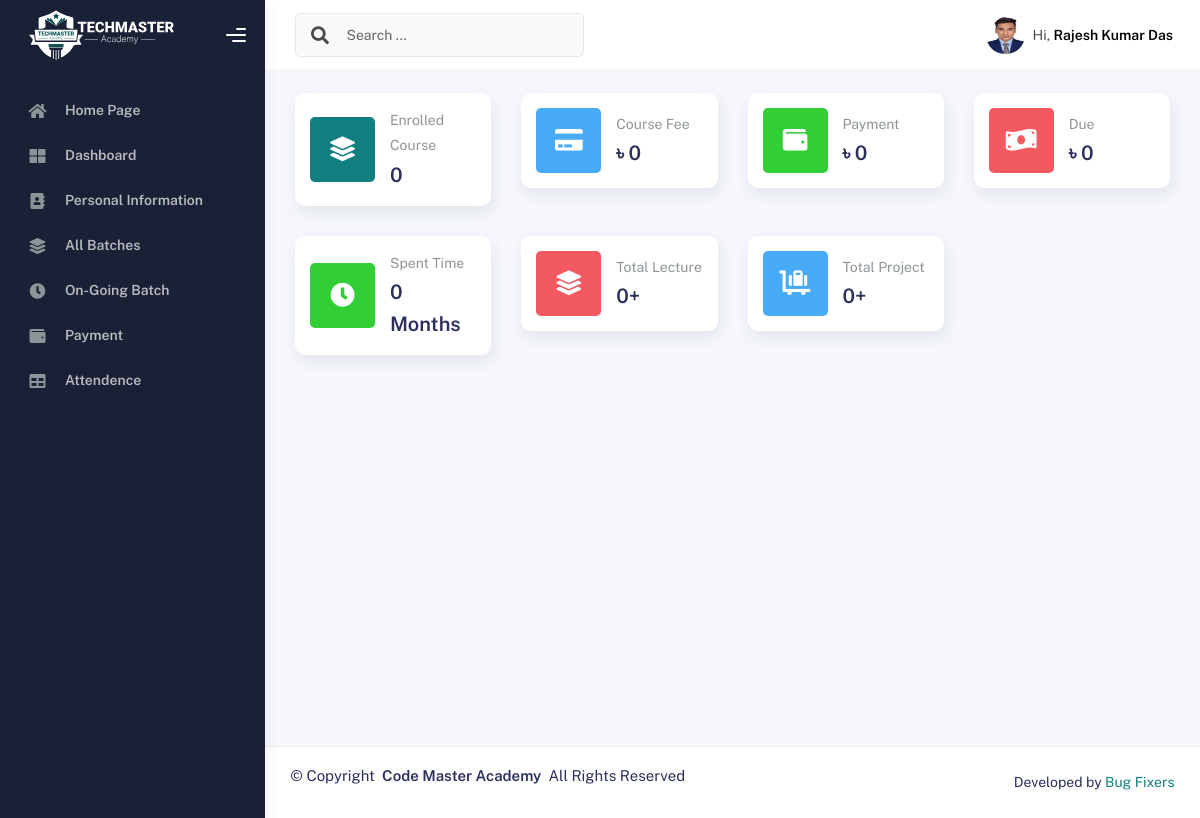
The app's page /dashboard/ (signed in) with its own data.
### myApp/models.py (models this page shows, shortened)
class CustomUserModel(AbstractUser):
    USERTYPE=[
        ('Authority','Authority'),
        ('Student','Student'),
        ('Teacher','Teacher'),
        ('Staff','Staff'),
    ]
    UserType=models.CharField(choices=USERTYPE,max_length=100, null=True)

class StudentModel(models.Model):
    Imsuser=models.OneToOneField(CustomUserModel,on_delete=models.CASCADE,related_name='studentinfo',null=True)
    StudentID=models.CharField(max_length=100,null=True)
    StudentName=models.CharField(max_length=100,null=True)
    StudentPhoto=models.ImageField(upload_to='studentPhoto',null=True)
    AdmissionDate=models.DateField(auto_now_add=True,null=True)
    EducationalQualification=models.CharField(max_length=100,null=True)
    LinkedInLink =models.CharField(max_length=150,null=True)
    GithubLink =models.CharField(max_length=150,null=True)
    FacebookLink =models.CharField(max_length=150,null=True)

### myApp/views.py (the view)
# urls.py: path('dashboard/',dashboard,name="dashboard"),
@login_required
def dashboard(request):
    coursedata = CourseInfoModel.objects.all()
    categorydata = CourseCategoryModel.objects.all()
    studentdata = StudentModel.objects.all()
    batchdata = BatchInfoModel.objects.all()
    teacherdata = TeacherModel.objects.all()
    admittedcourse = AdmittedCourseModel.objects.all()
    totalenrolledstudent = admittedcourse.count()
    totalteacher = teacherdata.count()
    totalbatch = batchdata.count()
    totalcourse = coursedata.count()
    combined_data = []
    for data in batchdata:
        enrolledstudent = AdmittedCourseModel.objects.filter(LearningBatch=data).count()
        combined_data.append({
            'batchdata': data,
            'enrolledstudent': enrolledstudent,
        })
    current_user = request.user
    coursefee=0
    payment=0
    studentcoursedata=AdmittedCourseModel.objects.filter(Courseuser=current_user)
    for batch in studentcoursedata:
        coursefee += int(batch.CourseFee)
        payment += int(batch.Payment)
    due = int(coursefee) - int(payment)
    spenttime = 0
    lecture = 0
    project = 0
    for batch in studentcoursedata:
        course = get_object_or_404(CourseInfoModel,CourseName =batch.LearningBatch.CourseName)
        spenttime += int(course.CourseDuration)
        lecture += int(course.Lecture)
        project += int(course.TotalProject)
    context = {
        'teacherdata':teacherdata,
        'coursedata':coursedata,
        'categorydata':categorydata,
        'studentdata':studentdata,
        'totalenrolledstudent':totalenrolledstudent,
        'totalteacher':totalteacher,
        'totalbatch':totalbatch,
        'totalcourse':totalcourse,
        'combined_data':combined_data,
        'studentcoursedata':studentcoursedata,
        'coursefee':coursefee,
        'payment':payment,
        'due':due,
        'spenttime':spenttime,
        'lecture':lecture,
        'project':project,
    }
    return render(request,'common/dashboard.html',context)

### Template/common/dashboard.html (shortened to what this page needs)
{% extends 'profilemaster/master.html' %}
{% block content %}
{% if user.UserType == 'Student' %}
<div class="row">
  <div class="col-sm-6 col-md-3">
    <div class="card card-stats card-round">
      <div class="card-body">
        <div class="row align-items-center">
          <div class="col-icon">
            <div class="icon-big text-center icon-primary bubble-shadow-small">
              <i class="fas fa-layer-group"></i>
            </div>
          </div>
          <div class="col col-stats ms-3 ms-sm-0">
            <div class="numbers">
              <p class="card-category">Enrolled Course</p>
              <h4 class="card-title">{{studentcoursedata|length}}</h4>
            </div>
          </div>
        </div>
      </div>
    </div>
  </div>
  <div class="col-sm-6 col-md-3">
    <div class="card card-stats card-round">
      <div class="card-body">
        <div class="row align-items-center">
          <div class="col-icon">
            <div class="icon-big text-center icon-info bubble-shadow-small">
              <i class="fas fa-credit-card"></i>
            </div>
          </div>
          <div class="col col-stats ms-3 ms-sm-0">
            <div class="numbers">
              <p class="card-category">Course Fee</p>
              <h4 class="card-title">৳ {{coursefee}}</h4>
            </div>
          </div>
        </div>
      </div>
    </div>
  </div>
  <div class="col-sm-6 col-md-3">
    <div class="card card-stats card-round">
      <div class="card-body">
        <div class="row align-items-center">
          <div class="col-icon">
            <div class="icon-big text-center icon-success bubble-shadow-small">
              <i class="fas fa-wallet"></i>
            </div>
          </div>
          <div class="col col-stats ms-3 ms-sm-0">
            <div class="numbers">
              <p class="card-category">Payment</p>
              <h4 class="card-title">৳ {{payment}}</h4>
            </div>
          </div>
        </div>
      </div>
    </div>
  </div>
  <div class="col-sm-6 col-md-3">
      <div class="card card-stats card-round">
        <div class="card-body">
          <div class="row align-items-center">
            <div class="col-icon">
              <div class="icon-big text-center icon-danger bubble-shadow-small">
                  <i class="fas fa-money-bill-wave"></i>
              </div>
            </div>
            <div class="col col-stats ms-3 ms-sm-0">
              <div class="numbers">
                <p class="card-category">Due</p>
                <h4 class="card-title">৳ {{due}}</h4>
              </div>
            </div>
          </div>
        </div>
      </div>
    </div>
</div>
<div class="row">
  <div class="col-sm-6 col-md-3">
      <div class="card card-stats card-round">
          <div class="card-body">
              <div class="row align-items-center">
                  <div class="col-icon">
                      <div class="icon-big text-center icon-success bubble-shadow-small">
                          <i class="fas fa-clock"></i>
                      </div>
                  </div>
                  <div class="col col-stats ms-3 ms-sm-0">
                      <div class="numbers">
                          <p class="card-category">Spent Time</p>
                          <h4 class="card-title">{{spenttime}} Months</h4>
                      </div>
                  </div>
              </div>
          </div>
      </div>
  </div>
  <div class="col-sm-6 col-md-3">
      <div class="card card-stats card-round">
          <div class="card-body">
              <div class="row align-items-center">
                  <div class="col-icon">
                      <div class="icon-big text-center icon-danger bubble-shadow-small">
                          <i class="fas fa-layer-group"></i>
                      </div>
                  </div>
                  <div class="col col-stats ms-3 ms-sm-0">
                      <div class="numbers">
                          <p class="card-category">Total Lecture</p>
                          <h4 class="card-title">{{lecture}}+</h4>
                      </div>
                  </div>
              </div>
          </div>
      </div>
  </div>
  <div class="col-sm-6 col-md-3">
      <div class="card card-stats card-round">
        <div class="card-body">
          <div class="row align-items-center">
            <div class="col-icon">
              <div class="icon-big text-center icon-info bubble-shadow-small">
                <i class="fas fa-luggage-cart"></i>
              </div>
            </div>
            <div class="col col-stats ms-3 ms-sm-0">
              <div class="numbers">
                <p class="card-category">Total Project</p>
                <h4 class="card-title">{{project}}+</h4>
              </div>
            </div>
          </div>
        </div>
      </div>
    </div>
</div>
{% endif %}
{% endblock content %}

### Template/profilemaster/header.html (shortened to what this page needs)
{% load static %}
<div class="main-header">
  <nav class="navbar navbar-header navbar-header-transparent navbar-expand-lg border-bottom">
    <div class="container-fluid">
      <nav class="navbar navbar-header-left navbar-expand-lg navbar-form nav-search p-0 d-none d-lg-flex">
        <div class="input-group">
          <div class="input-group-prepend">
            <button type="submit" class="btn btn-search pe-1">
              <i class="fa fa-search search-icon"></i>
            </button>
          </div>
          <input type="text" placeholder="Search ..." class="form-control" />
        </div>
      </nav>
      <ul class="navbar-nav topbar-nav ms-md-auto align-items-center">
        <li class="nav-item topbar-user dropdown hidden-caret">
          <a class="dropdown-toggle profile-pic" data-bs-toggle="dropdown" href="#" aria-expanded="false">
            {% if user.UserType == 'Authority' %}
            <div class="avatar-sm">
              <img src="{% static 'profileassets/img/kaiadmin/authoritylogo.png' %}" alt="..." class="avatar-img rounded-circle" />
            </div>
            <span class="profile-username">
              <span class="fw-bold">Code Master</span>
            </span>
            {% elif user.UserType == 'Student' %}
            <div class="avatar-sm">
              <img src="{{user.studentinfo.StudentPhoto.url}}" alt="..." class="avatar-img rounded-circle" />
            </div>
            <span class="profile-username">
              <span class="op-7">Hi,</span>
              <span class="fw-bold">{{user.studentinfo.StudentName}}</span>
            </span>
            {% endif %}
          </a>
        </li>
      </ul>
    </div>
  </nav>
</div>

### records on screen
CustomUserModel: studentinfo.StudentPhoto (picture), studentinfo.StudentName "Rajesh Kumar Das"

### other values on screen
{{ studentcoursedata|length }} "0"
{{ coursefee }} "0"
{{ payment }} "0"
{{ due }} "0"
{{ spenttime }} "0"
{{ lecture }} "0"
{{ project }} "0"
